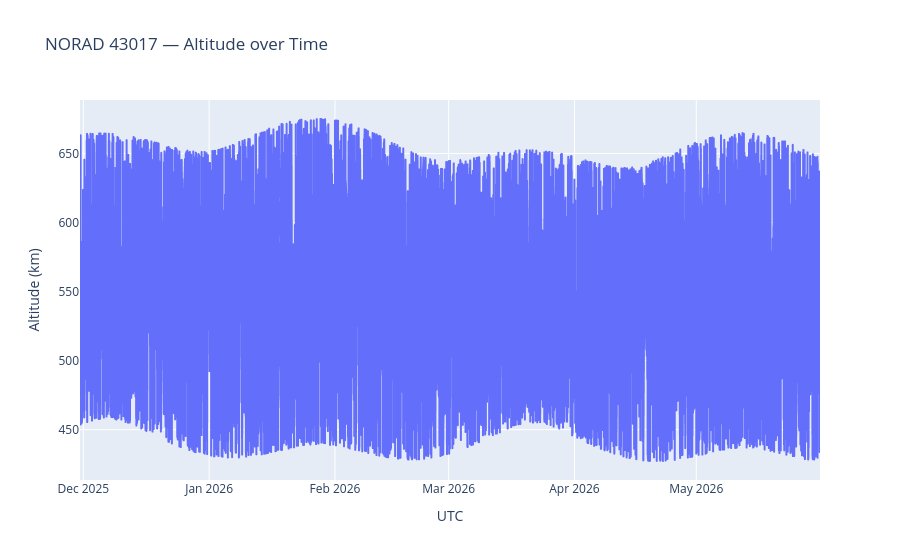

Notebook code for this chart:
### Code cell
# Altitude over time (sample 5000 points for speed)
sample = df.sample(min(5000, len(df))).sort_values('timestamp_utc')
fig = px.line(sample, x='timestamp_utc', y='alt_km',
              title=f'NORAD {sample_norad} — Altitude over Time',
              labels={'alt_km': 'Altitude (km)', 'timestamp_utc': 'UTC'})
fig.show()

# TLE age distribution
fig2 = px.histogram(df, x='tle_age_days', nbins=60,
                    title=f'NORAD {sample_norad} — TLE Age Distribution',
                    labels={'tle_age_days': 'TLE Age at Sample (days)'})
fig2.show()

# Coverage gaps
df_sorted = df.sort_values('timestamp_utc').reset_index(drop=True)
gaps_min = df_sorted['timestamp_utc'].diff().dt.total_seconds().div(60)
large_gaps = gaps_min[gaps_min > 5].dropna()
print(f'Total records: {len(df):,}')
print(f'Gaps > 5 min : {len(large_gaps)}')
print(f'Max gap      : {large_gaps.max():.1f} min' if len(large_gaps) else 'No large gaps')

### Figure 1 — Plotly figure (JSON) as saved in the notebook; plotly's stock layout.template omitted (floating-point values rounded to 4 significant figures; data arrays with more than 128 entries replaced by an {"elided": "..."} marker saying what was removed)
{"data": [{"hovertemplate": "UTC=%{x}<br>Altitude (km)=%{y}<extra></extra>", "legendgroup": "", "line": {"color": "#636efa", "dash": "solid"}, "marker": {"symbol": "circle"}, "mode": "lines", "name": "", "showlegend": false, "type": "scattergl", "x": {"elided": "5000 str values"}, "xaxis": "x", "y": {"elided": "5000 float values"}, "yaxis": "y"}], "layout": {"legend": {"tracegroupgap": 0}, "title": {"text": "NORAD 43017 — Altitude over Time"}, "xaxis": {"anchor": "y", "domain": [0, 1], "title": {"text": "UTC"}}, "yaxis": {"anchor": "x", "domain": [0, 1], "title": {"text": "Altitude (km)"}}}}
